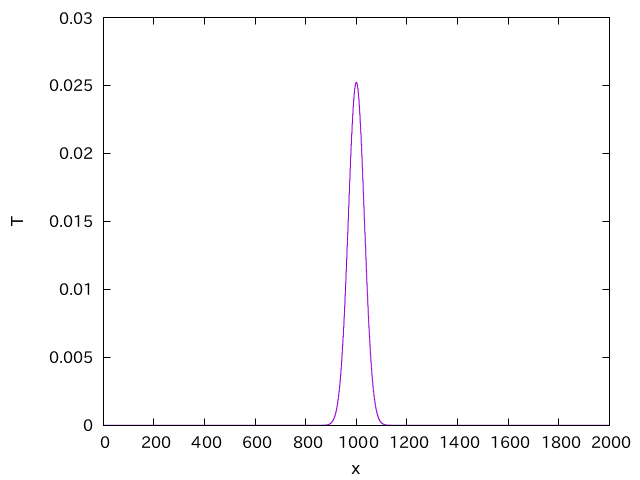

The script that saved this image:
set term pngcairo
set output "diffusion.png"

set xlabel "x"
set ylabel "T"
unset key
p "diffusion.dat" w l
